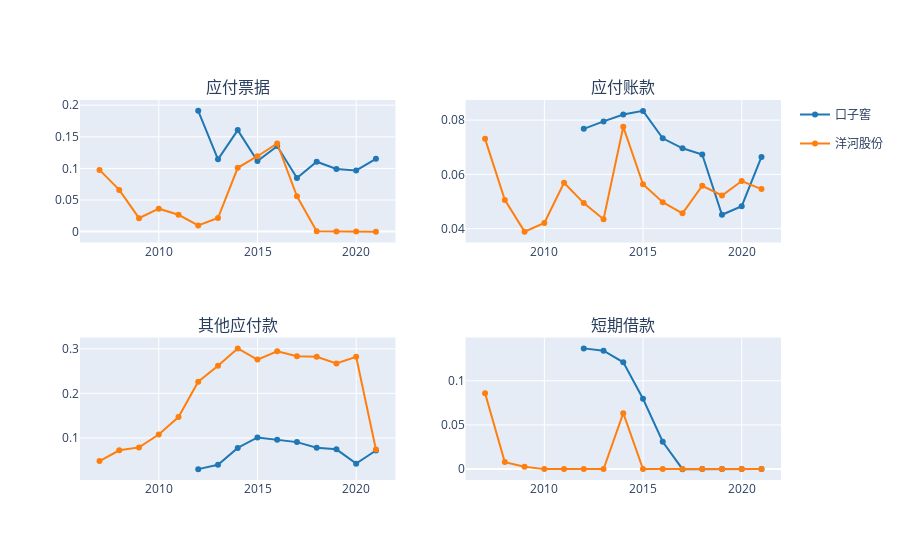

The notebook cell saved with this chart:
### Code cell
fig = make_subplots(2,2, subplot_titles=['应付票据','应付账款','其他应付款','短期借款',])

for i,k in enumerate(data_dfs.keys()):
    line_ = dict(color=DEFAULT_PLOTLY_COLORS[i])
    data_df = data_dfs[k]
    
    fig.append_trace(go.Scatter(x=data_df.index, y=data_df.notes_payable/data_df.total_revenue,name=k,line=line_,legendgroup=k),1,1)
    fig.append_trace(go.Scatter(x=data_df.index, y=data_df.acct_payable/data_df.total_revenue,name=k,line=line_,legendgroup=k, showlegend=False),1,2)
    fig.append_trace(go.Scatter(x=data_df.index, y=data_df.oth_payable/data_df.total_revenue,name=k,line=line_,legendgroup=k, showlegend=False),2,1)
    fig.append_trace(go.Scatter(x=data_df.index, y=data_df.st_borr/data_df.total_revenue,name=k,line=line_,legendgroup=k, showlegend=False),2,2)
    
fig.show()

### Figure 1 — Plotly figure (JSON) as saved in the notebook; plotly's stock layout.template omitted (floating-point values rounded to 4 significant figures)
{"data": [{"legendgroup": "口子窖", "line": {"color": "rgb(31, 119, 180)"}, "name": "口子窖", "type": "scatter", "x": ["2020-12-31", "2019-12-31", "2018-12-31", "2017-12-31", "2016-12-31", "2015-12-31", "2014-12-31", "2013-12-31", "2012-12-31", "2011-12-31"], "xaxis": "x", "y": [0.1152, 0.09673, 0.0991, 0.1106, 0.08496, 0.1353, 0.1116, 0.1606, 0.1144, 0.191], "yaxis": "y"}, {"legendgroup": "口子窖", "line": {"color": "rgb(31, 119, 180)"}, "name": "口子窖", "showlegend": false, "type": "scatter", "x": ["2020-12-31", "2019-12-31", "2018-12-31", "2017-12-31", "2016-12-31", "2015-12-31", "2014-12-31", "2013-12-31", "2012-12-31", "2011-12-31"], "xaxis": "x2", "y": [0.06641, 0.04827, 0.0451, 0.06733, 0.06961, 0.07331, 0.08342, 0.0821, 0.07954, 0.07678], "yaxis": "y2"}, {"legendgroup": "口子窖", "line": {"color": "rgb(31, 119, 180)"}, "name": "口子窖", "showlegend": false, "type": "scatter", "x": ["2020-12-31", "2019-12-31", "2018-12-31", "2017-12-31", "2016-12-31", "2015-12-31", "2014-12-31", "2013-12-31", "2012-12-31", "2011-12-31"], "xaxis": "x3", "y": [0.07164, 0.04221, 0.07432, 0.07788, 0.09051, 0.09604, 0.1011, 0.07758, 0.03955, 0.02988], "yaxis": "y3"}, {"legendgroup": "口子窖", "line": {"color": "rgb(31, 119, 180)"}, "name": "口子窖", "showlegend": false, "type": "scatter", "x": ["2020-12-31", "2019-12-31", "2018-12-31", "2017-12-31", "2016-12-31", "2015-12-31", "2014-12-31", "2013-12-31", "2012-12-31", "2011-12-31"], "xaxis": "x4", "y": [-2.493e-06, -2.14e-06, -2.342e-06, -2.776e-06, -3.533e-06, 0.03096, 0.0797, 0.121, 0.134, 0.1367], "yaxis": "y4"}, {"legendgroup": "洋河股份", "line": {"color": "rgb(255, 127, 14)"}, "name": "洋河股份", "type": "scatter", "x": ["2020-12-31", "2019-12-31", "2018-12-31", "2017-12-31", "2016-12-31", "2015-12-31", "2014-12-31", "2013-12-31", "2012-12-31", "2011-12-31", "2010-12-31", "2009-12-31", "2008-12-31", "2007-12-31", "2006-12-31"], "xaxis": "x", "y": [-4.739e-07, -4.324e-07, -4.139e-07, 0.0004117, 0.05587, 0.1395, 0.1193, 0.101, 0.02145, 0.009681, 0.0267, 0.03628, 0.02125, 0.066, 0.09767], "yaxis": "y"}, {"legendgroup": "洋河股份", "line": {"color": "rgb(255, 127, 14)"}, "name": "洋河股份", "showlegend": false, "type": "scatter", "x": ["2020-12-31", "2019-12-31", "2018-12-31", "2017-12-31", "2016-12-31", "2015-12-31", "2014-12-31", "2013-12-31", "2012-12-31", "2011-12-31", "2010-12-31", "2009-12-31", "2008-12-31", "2007-12-31", "2006-12-31"], "xaxis": "x2", "y": [0.05459, 0.05754, 0.05221, 0.0558, 0.04564, 0.04976, 0.05634, 0.07754, 0.04344, 0.0494, 0.05689, 0.04209, 0.03889, 0.0506, 0.0731], "yaxis": "y2"}, {"legendgroup": "洋河股份", "line": {"color": "rgb(255, 127, 14)"}, "name": "洋河股份", "showlegend": false, "type": "scatter", "x": ["2020-12-31", "2019-12-31", "2018-12-31", "2017-12-31", "2016-12-31", "2015-12-31", "2014-12-31", "2013-12-31", "2012-12-31", "2011-12-31", "2010-12-31", "2009-12-31", "2008-12-31", "2007-12-31", "2006-12-31"], "xaxis": "x3", "y": [0.07377, 0.282, 0.2673, 0.2822, 0.2833, 0.2943, 0.2758, 0.301, 0.2619, 0.2261, 0.1467, 0.1076, 0.07867, 0.07227, 0.04785], "yaxis": "y3"}, {"legendgroup": "洋河股份", "line": {"color": "rgb(255, 127, 14)"}, "name": "洋河股份", "showlegend": false, "type": "scatter", "x": ["2020-12-31", "2019-12-31", "2018-12-31", "2017-12-31", "2016-12-31", "2015-12-31", "2014-12-31", "2013-12-31", "2012-12-31", "2011-12-31", "2010-12-31", "2009-12-31", "2008-12-31", "2007-12-31", "2006-12-31"], "xaxis": "x4", "y": [-4.739e-07, -4.324e-07, -4.139e-07, -5.021e-07, -5.82e-07, -6.23e-07, -6.816e-07, 0.0633, -5.79e-07, -7.849e-07, -1.312e-06, 0, 0.00261, 0.007945, 0.08599], "yaxis": "y4"}], "layout": {"annotations": [{"font": {"size": 16}, "showarrow": false, "text": "应付票据", "x": 0.225, "xanchor": "center", "xref": "paper", "y": 1, "yanchor": "bottom", "yref": "paper"}, {"font": {"size": 16}, "showarrow": false, "text": "应付账款", "x": 0.775, "xanchor": "center", "xref": "paper", "y": 1, "yanchor": "bottom", "yref": "paper"}, {"font": {"size": 16}, "showarrow": false, "text": "其他应付款", "x": 0.225, "xanchor": "center", "xref": "paper", "y": 0.375, "yanchor": "bottom", "yref": "paper"}, {"font": {"size": 16}, "showarrow": false, "text": "短期借款", "x": 0.775, "xanchor": "center", "xref": "paper", "y": 0.375, "yanchor": "bottom", "yref": "paper"}], "xaxis": {"anchor": "y", "domain": [0, 0.45]}, "xaxis2": {"anchor": "y2", "domain": [0.55, 1]}, "xaxis3": {"anchor": "y3", "domain": [0, 0.45]}, "xaxis4": {"anchor": "y4", "domain": [0.55, 1]}, "yaxis": {"anchor": "x", "domain": [0.625, 1]}, "yaxis2": {"anchor": "x2", "domain": [0.625, 1]}, "yaxis3": {"anchor": "x3", "domain": [0, 0.375]}, "yaxis4": {"anchor": "x4", "domain": [0, 0.375]}}}
